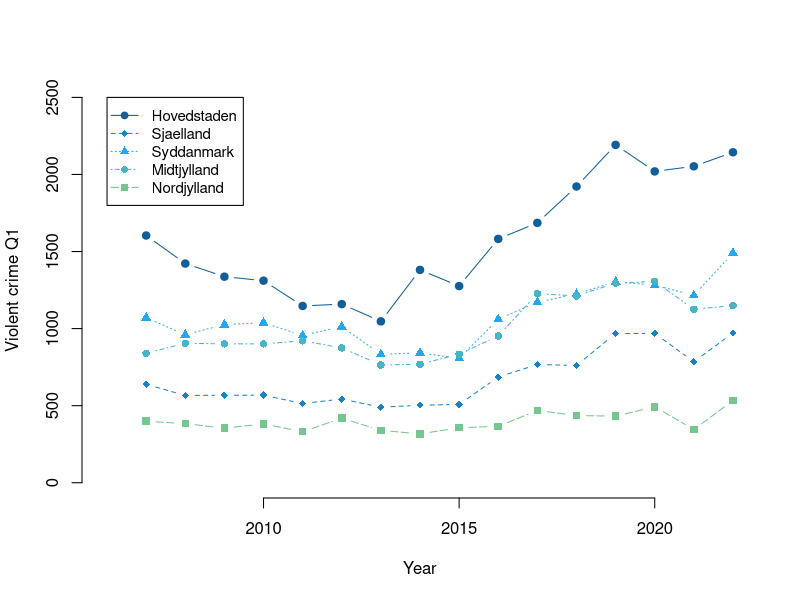

This chart was generated by the following R code:
# Line plot ----
# Load my colors and set them as the palette
MyColors = c("#115f9a", "#1984c5", "#22a7f0", "#48b5c4", "#76c68f", "#a6d75b", "#c9e52f", "#d0ee11", "#d0f400")
palette(MyColors)



# Data from danmarks statestik
year	<- c(2007,	2008,	2009,	2010,	2011,	2012,	2013,	2014,	2015,	2016,	2017,	2018,	2019,	2020,	2021,	2022)
Hovedstaden	<- c(1604,	1422,	1337,	1311,	1147,	1159,	1047,	1381,	1276,	1582,	1686,	1922,	2192,	2020,	2053,	2144)
Sjaelland	<- c(639,	566,	568,	568,	514,	543,	490,	503,	508,	686,	767,	761,	968,	969,	785,	972)
Syddanmark	<- c(1071,	960,	1026,	1038,	956,	1013,	833,	843,	807,	1061,	1171,	1225,	1304,	1282,	1215,	1491)
Midtjylland	<- c(840,	905,	901,	901,	921,	875,	764,	769,	834,	952,	1227,	1212,	1295,	1306,	1126,	1149)
Nordjylland	<- c(399,	384,	354,	382,	331,	419,	340,	317,	357,	366,	469,	436,	432,	493,	345,	534)

# The first line has to use plot to make the figure, this also has the settings for the figure
plot(year, Hovedstaden, 
     type = "b", 
     frame = FALSE, 
     pch = 19, 
     col = MyColors[1], 
     xlab = "Year", 
     ylab = "Violent crime Q1", 
     ylim=c(1,2500),
     xlim=c(2006,2022))

# Add a more lines
lines(year, Sjaelland, pch = 18, col = MyColors[2], type = "b", lty = 2)
lines(year, Syddanmark, pch = 17, col = MyColors[3], type = "b", lty = 3)
lines(year, Midtjylland, pch = 16, col = MyColors[4], type = "b", lty = 4)
lines(year, Nordjylland, pch = 15, col = MyColors[5], type = "b", lty = 5)


# Add a legend to the plot
legend(x = 2006, y = 2500, legend=c("Hovedstaden", "Sjaelland","Syddanmark", "Midtjylland","Nordjylland"), col=MyColors, lty = 1:5, cex=0.9, pch = c(19,18,17,16,15))
